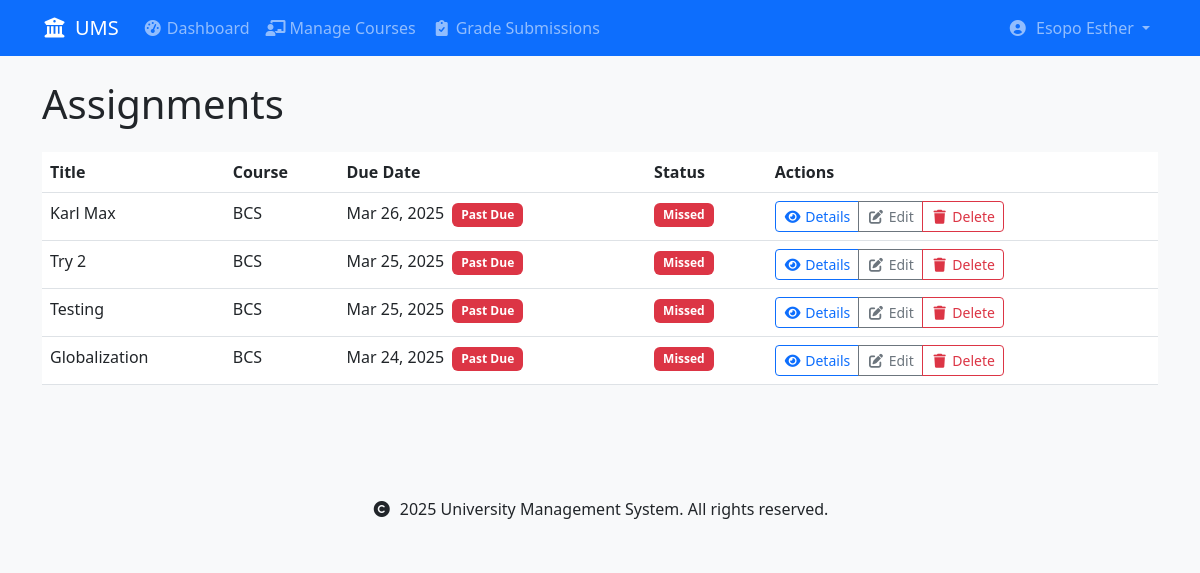
The app's page /assignments/ (signed in) with its own data.
### accounts/models.py (models this page shows, shortened)
class User(AbstractUser):
    USER_TYPE_CHOICES = [
        ('student', 'Student'),
        ('lecturer', 'Lecturer'),
    ]
    user_type = models.CharField(max_length=10, choices=USER_TYPE_CHOICES)
    registration_number = models.CharField(max_length=20, unique=True, null=True, blank=True)
    staff_number = models.CharField(max_length=20, unique=True, null=True, blank=True)
    department = models.ForeignKey('schools.Department', on_delete=models.SET_NULL, null=True)
    class Meta:
        db_table = 'accounts_user'
        verbose_name = 'User'
        verbose_name_plural = 'Users'
    def is_student(self):
        return self.user_type == 'student'
    def is_lecturer(self):
        return self.user_type == 'lecturer'

### assignments/models.py (models this page shows, shortened)
class Assignment(models.Model):
    title = models.CharField(max_length=200)
    course = models.ForeignKey(
        'courses.Course',
        on_delete=models.CASCADE,
        related_name='assignments'
    )
    description = models.TextField()
    due_date = models.DateTimeField()
    total_marks = models.DecimalField(
        max_digits=5,
        decimal_places=2,
        validators=[MinValueValidator(0)]
    )
    created_at = models.DateTimeField(auto_now_add=True)
    created_by = models.ForeignKey(
        settings.AUTH_USER_MODEL,
        on_delete=models.CASCADE,
        related_name='created_assignments'
    )
    class Meta:
        ordering = ['-due_date']
    def is_past_due(self):
        return timezone.now() > self.due_date

### courses/models.py (models this page shows, shortened)
class Course(models.Model):
    code = models.CharField(max_length=10, unique=True)
    name = models.CharField(max_length=100)
    department = models.ForeignKey(
        'schools.Department',
        on_delete=models.CASCADE,
        related_name='courses'
    )
    lecturer = models.ForeignKey(
        settings.AUTH_USER_MODEL,
        on_delete=models.SET_NULL,  # Changed from CASCADE to SET_NULL
        related_name='courses_teaching',
        limit_choices_to={'user_type': 'lecturer'},
        null=True  # Allow null for existing records
    )
    description = models.TextField(blank=True)
    credits = models.PositiveIntegerField(
        validators=[MinValueValidator(1), MaxValueValidator(6)],
        default=3  # Default number of credits
    )
    is_active = models.BooleanField(default=True)
    created_at = models.DateTimeField(auto_now_add=True)
    updated_at = models.DateTimeField(auto_now=True)
    class Meta:
        ordering = ['department', 'code']
        unique_together = ['department', 'code']

### assignments/views.py (the view)
# urls.py: path('', views.assignment_list, name='assignment_list'),
@login_required
def assignment_list(request):
    if request.user.is_student():
        assignments = Assignment.objects.filter(
            course__enrollments__student=request.user
        ).select_related('course', 'course__lecturer')
        for assignment in assignments:
            assignment.has_submitted = Submission.objects.filter(
                assignment=assignment,
                student=request.user
            ).exists()
    else:
        assignments = Assignment.objects.filter(
            course__lecturer=request.user
        ).select_related('course')
    return render(request, 'assignments/assignment_list.html', {
        'assignments': assignments
    })

### templates/assignments/assignment_list.html (shortened to what this page needs)
{% extends 'base.html' %}
{% load custom_filters %}
{% block content %}
<div class="container">
    <h1 class="mb-4">Assignments</h1>
    {% if assignments %}
        <div class="table-responsive">
            <table class="table table-hover">
                <thead>
                    <tr>
                        <th>Title</th>
                        <th>Course</th>
                        <th>Due Date</th>
                        <th>Status</th>
                        <th>Actions</th>
                    </tr>
                </thead>
                <tbody>
                    {% for assignment in assignments %}
                        <tr>
                            <td>{{ assignment.title }}</td>
                            <td>{{ assignment.course.code }}</td>
                            <td>
                                {{ assignment.due_date|date:"M d, Y" }}
                                {% if assignment.is_past_due %}
                                    <span class="badge bg-danger ms-1">Past Due</span>
                                {% endif %}
                            </td>
                            <td>
                                {% if assignment.has_submitted %}
                                    <span class="badge bg-success">Submitted</span>
                                {% else %}
                                    {% if assignment.is_past_due %}
                                        <span class="badge bg-danger">Missed</span>
                                    {% else %}
                                        <span class="badge bg-warning">Pending</span>
                                    {% endif %}
                                {% endif %}
                            </td>
                            <td>
                                <div class="btn-group">
                                    <a href="{% url 'assignments:assignment_detail' assignment.id %}"
                                       class="btn btn-sm btn-outline-primary">
                                        <i class="fas fa-eye me-1"></i>Details
                                    </a>
                                    {% if user.is_student %}
                                        {% if assignment.has_submitted %}
                                            <a href="{% url 'assignments:submission_detail' assignment.submissions.first.id %}"
                                               class="btn btn-sm btn-outline-success">
                                                <i class="fas fa-check-circle me-1"></i>View Submission
                                            </a>
                                        {% elif not assignment.is_past_due %}
                                            <a href="{% url 'assignments:submit_assignment' assignment.id %}"
                                               class="btn btn-sm btn-success">
                                                <i class="fas fa-paper-plane me-1"></i>Submit
                                            </a>
                                        {% endif %}
                                    {% else %}
                                        <a href="{% url 'assignments:edit_assignment' assignment.id %}"
                                           class="btn btn-sm btn-outline-secondary">
                                            <i class="fas fa-edit me-1"></i>Edit
                                        </a>
                                        <button type="button" class="btn btn-sm btn-outline-danger"
                                                data-bs-toggle="modal"
                                                data-bs-target="#deleteModal{{ assignment.id }}">
                                            <i class="fas fa-trash me-1"></i>Delete
                                        </button>
                                    {% endif %}
                                </div>
                            </td>
                        </tr>
                    {% endfor %}
                </tbody>
            </table>
        </div>
    {% else %}
        <div class="alert alert-info">
            <p class="mb-0">No assignments found.</p>
        </div>
    {% endif %}
</div>
{% endblock %}

### templates/base.html (shortened to what this page needs)
{% load static %}
<!DOCTYPE html>
<html lang="en">
<head>
    <link href="https://cdn.jsdelivr.net/npm/bootstrap@5.3.0/dist/css/bootstrap.min.css" rel="stylesheet">
    <link href="https://cdnjs.cloudflare.com/ajax/libs/font-awesome/6.0.0/css/all.min.css" rel="stylesheet">
    <link href="{% static 'css/custom.css' %}" rel="stylesheet">
</head>
<body>
    <nav class="navbar navbar-expand-lg navbar-dark bg-primary">
        <div class="container">
            <a class="navbar-brand" href="{% url 'home' %}">
                <i class="fas fa-university me-2"></i>UMS
            </a>
            <div class="collapse navbar-collapse" id="navbarNav">
                <ul class="navbar-nav me-auto">
                    {% if user.is_authenticated %}
                        {% if user.is_student %}
                            <li class="nav-item">
                                <a class="nav-link" href="{% url 'accounts:student_dashboard' %}">
                                    <i class="fas fa-tachometer-alt me-1"></i>Dashboard
                                </a>
                            </li>
                            <li class="nav-item">
                                <a class="nav-link" href="{% url 'courses:my_courses' %}">
                                    <i class="fas fa-book me-1"></i>My Courses
                                </a>
                            </li>
                            <li class="nav-item">
                                <a class="nav-link" href="{% url 'assignments:assignment_list' %}">
                                    <i class="fas fa-tasks me-1"></i>Assignments
                                </a>
                            </li>
                            <li class="nav-item">
                                <a class="nav-link" href="{% url 'assignments:my_submissions' %}">
                                    <i class="fas fa-file-alt me-1"></i>My Submissions
                                </a>
                            </li>
                        {% elif user.is_lecturer %}
                            <li class="nav-item">
                                <a class="nav-link" href="{% url 'accounts:lecturer_dashboard' %}">
                                    <i class="fas fa-tachometer-alt me-1"></i>Dashboard
                                </a>
                            </li>
                            <li class="nav-item">
                                <a class="nav-link" href="{% url 'courses:teaching_courses' %}">
                                    <i class="fas fa-chalkboard-teacher me-1"></i>Manage Courses
                                </a>
                            </li>
                            <li class="nav-item">
                                <a class="nav-link" href="{% url 'assignments:pending_submissions' %}">
                                    <i class="fas fa-clipboard-check me-1"></i>Grade Submissions
                                </a>
                            </li>
                        {% endif %}
                    {% endif %}
                </ul>
                <ul class="navbar-nav">
                    {% if user.is_authenticated %}
                        <li class="nav-item dropdown">
                            <a class="nav-link dropdown-toggle" href="#" id="userDropdown" role="button"
                               data-bs-toggle="dropdown" aria-expanded="false">
                                <i class="fas fa-user-circle me-1"></i>
                                {{ user.get_full_name|default:user.username }}
                            </a>
                        </li>
                    {% endif %}
                </ul>
            </div>
        </div>
    </nav>
    <main class="py-4">
        {% block content %}
        {% endblock %}
    </main>
    <footer class="bg-light py-4 mt-5">
        <div class="container text-center">
            <p class="mb-0">
                <i class="fas fa-copyright me-1"></i>
                {% now "Y" %} University Management System. All rights reserved.
            </p>
        </div>
    </footer>
</body>
</html>

### static/css/custom.css (style rules this page uses)
body { background-color: #f8f9fa; }
.badge { padding: 0.5em 0.75em; }
.btn-sm { padding: 0.25rem 0.5rem; font-size: 0.875rem; }
.fas { width: 1.25em; text-align: center; }

### records on screen
User: get_full_name "Esopo Esther"
Assignment: title "Karl Max", course.code "BCS", due_date "Mar 26, 2025", shows "Past Due", shows "Missed"
Assignment: title "Try 2", course.code "BCS", due_date "Mar 25, 2025", shows "Past Due", shows "Missed"
Assignment: title "Testing", course.code "BCS", due_date "Mar 25, 2025", shows "Past Due", shows "Missed"
Assignment: title "Globalization", course.code "BCS", due_date "Mar 24, 2025", shows "Past Due", shows "Missed"
